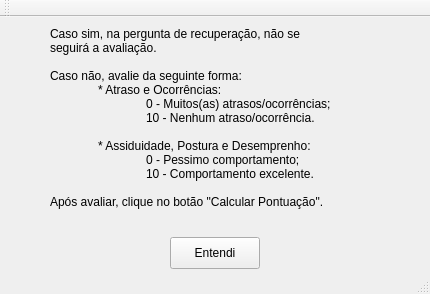
<?xml version="1.0" encoding="UTF-8"?>
<ui version="4.0">
 <class>MainWindow</class>
 <widget class="QMainWindow" name="MainWindow">
  <property name="geometry">
   <rect>
    <x>0</x>
    <y>0</y>
    <width>430</width>
    <height>294</height>
   </rect>
  </property>
  <property name="windowTitle">
   <string>MainWindow</string>
  </property>
  <widget class="QWidget" name="centralWidget">
   <widget class="QLabel" name="label">
    <property name="geometry">
     <rect>
      <x>50</x>
      <y>-20</y>
      <width>381</width>
      <height>241</height>
     </rect>
    </property>
    <property name="text">
     <string>Caso sim, na pergunta de recuperação, não se 
seguirá a avaliação.

Caso não, avalie da seguinte forma:
	* Atraso e Ocorrências:
		0 - Muitos(as) atrasos/ocorrências;
		10 - Nenhum atraso/ocorrência.

	* Assiduidade, Postura e Desemprenho:
		0 - Pessimo comportamento;
 		10 - Comportamento excelente.

Após avaliar, clique no botão &quot;Calcular Pontuação&quot;.</string>
    </property>
   </widget>
   <widget class="QPushButton" name="pushButton">
    <property name="geometry">
     <rect>
      <x>170</x>
      <y>220</y>
      <width>90</width>
      <height>32</height>
     </rect>
    </property>
    <property name="text">
     <string>Entendi</string>
    </property>
   </widget>
  </widget>
  <widget class="QMenuBar" name="menuBar">
   <property name="geometry">
    <rect>
     <x>0</x>
     <y>0</y>
     <width>430</width>
     <height>28</height>
    </rect>
   </property>
  </widget>
  <widget class="QToolBar" name="mainToolBar">
   <attribute name="toolBarArea">
    <enum>TopToolBarArea</enum>
   </attribute>
   <attribute name="toolBarBreak">
    <bool>false</bool>
   </attribute>
  </widget>
  <widget class="QStatusBar" name="statusBar"/>
 </widget>
 <layoutdefault spacing="6" margin="11"/>
 <resources/>
 <connections/>
</ui>
